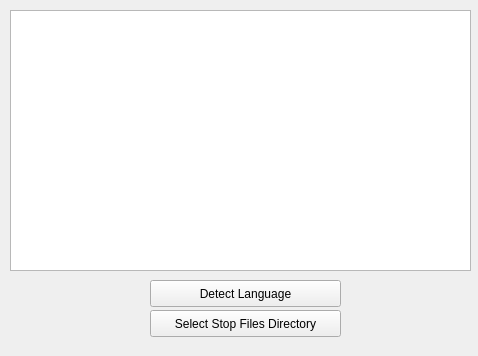
<?xml version="1.0" encoding="UTF-8"?>
<ui version="4.0">
 <class>MainWindow</class>
 <widget class="QMainWindow" name="MainWindow">
  <property name="geometry">
   <rect>
    <x>0</x>
    <y>0</y>
    <width>478</width>
    <height>356</height>
   </rect>
  </property>
  <property name="windowTitle">
   <string>Language Detector</string>
  </property>
  <widget class="QWidget" name="centralWidget">
   <widget class="QTextEdit" name="textEdit">
    <property name="geometry">
     <rect>
      <x>10</x>
      <y>10</y>
      <width>461</width>
      <height>261</height>
     </rect>
    </property>
   </widget>
   <widget class="QPushButton" name="btnDetectLanguage">
    <property name="geometry">
     <rect>
      <x>150</x>
      <y>280</y>
      <width>191</width>
      <height>27</height>
     </rect>
    </property>
    <property name="text">
     <string>Detect Language</string>
    </property>
   </widget>
   <widget class="QPushButton" name="btnSelectDirectory">
    <property name="geometry">
     <rect>
      <x>150</x>
      <y>310</y>
      <width>191</width>
      <height>27</height>
     </rect>
    </property>
    <property name="text">
     <string>Select Stop Files Directory</string>
    </property>
   </widget>
  </widget>
 </widget>
 <layoutdefault spacing="6" margin="11"/>
 <resources/>
 <connections/>
</ui>
